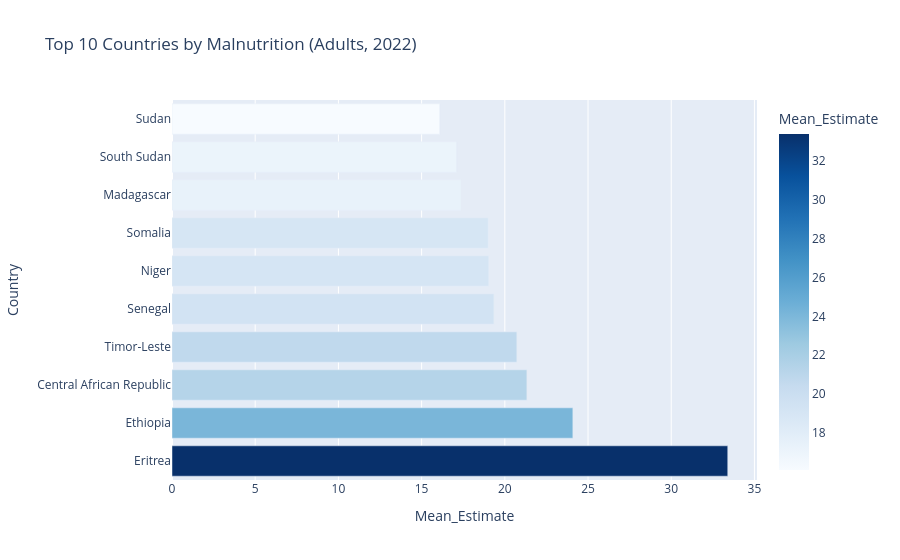

Notebook code cell kept with this figure:
### Markdown cell above
# 3. Top 10 Countries by malnutrition

### Code cell
# 3. Top 10 countries by malnutrition
top_mn = (df_malnutrition[(df_malnutrition.Year==2022)&(df_malnutrition.Gender=="Both")&(df_malnutrition.Age_Group=="Adult")].groupby("Country")["Mean_Estimate"].mean().nlargest(10).reset_index())
fig3 = px.bar(top_mn, x="Mean_Estimate", y="Country", orientation="h",color="Mean_Estimate", color_continuous_scale="Blues",title="Top 10 Countries by Malnutrition (Adults, 2022)")
fig3.show()

### Figure 1 — Plotly figure (JSON) as saved in the notebook; plotly's stock layout.template omitted (floating-point values rounded to 4 significant figures)
{"data": [{"hovertemplate": "Mean_Estimate=%{marker.color}<br>Country=%{y}<extra></extra>", "legendgroup": "", "marker": {"color": [33.4, 24.09, 21.33, 20.72, 19.34, 19.03, 19.0, 17.37, 17.1, 16.09], "coloraxis": "coloraxis", "pattern": {"shape": ""}}, "name": "", "orientation": "h", "showlegend": false, "textposition": "auto", "type": "bar", "x": [33.4, 24.09, 21.33, 20.72, 19.34, 19.03, 19.0, 17.37, 17.1, 16.09], "xaxis": "x", "y": ["Eritrea", "Ethiopia", "Central African Republic", "Timor-Leste", "Senegal", "Niger", "Somalia", "Madagascar", "South Sudan", "Sudan"], "yaxis": "y"}], "layout": {"barmode": "relative", "coloraxis": {"colorbar": {"title": {"text": "Mean_Estimate"}}, "colorscale": [[0, "rgb(247,251,255)"], [0.125, "rgb(222,235,247)"], [0.25, "rgb(198,219,239)"], [0.375, "rgb(158,202,225)"], [0.5, "rgb(107,174,214)"], [0.625, "rgb(66,146,198)"], [0.75, "rgb(33,113,181)"], [0.875, "rgb(8,81,156)"], [1, "rgb(8,48,107)"]]}, "legend": {"tracegroupgap": 0}, "title": {"text": "Top 10 Countries by Malnutrition (Adults, 2022)"}, "xaxis": {"anchor": "y", "domain": [0, 1], "title": {"text": "Mean_Estimate"}}, "yaxis": {"anchor": "x", "domain": [0, 1], "title": {"text": "Country"}}}}
